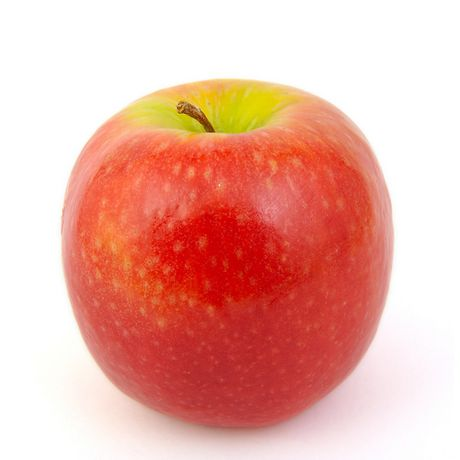
#> input picture Week 5 (Image Processing Part-3)/Media/M4/apple.jpg, 460 x 460 px, found by its file name
$ jupyter execute '5.03 Pyramid Blending.ipynb'
#> lines starting #> are read from the running program, lines starting #| are printed output that depends on the picture
# <center> <font style="color:rgb(100,109,254)">  Pyramid Blending  </font> </center>

## <font style="color:rgb(134,19,348)"> Image Blending with Pyramids  </font>

One Interesting application of Pyramids is Image Blending. With pyramid blending you get a seamless blending of images. This is unlike normal image stitching in which you just stitch one image with the other. One popular example of pyramid blending is blending of two fruits, Orange and Apple.

Below you can see the results of normal stitching vs Blending.

1. Load the two images of apple and orange
2. Find the Gaussian Pyramids for apple and orange (in this particular example, number of levels is 6)
3. From Gaussian Pyramids, find their Laplacian Pyramids
4. Now join the left half of apple and right half of orange in each levels of Laplacian Pyramids
5. Finally from this joint image pyramids, reconstruct the original image.

Consider the whole process like you first split the 2 images in various pieces and then merge those pieces at each level. Just like you merge 2 card decks together.

[cell 1]
import cv2
import matplotlib.pyplot as plt
import numpy as np

## <font style="color:rgb(134,19,348)"> Alignment Correction</font>
The images of apple and orange we have are not properly aligned so first we will align them.

[cell 2]
# resize both of them to have the same size
img = cv2.resize(cv2.imread('media/M4/apple.jpg',1), (320, 320))
img2 =cv2.resize(cv2.imread('media/M4/orange.jpg',1), (320, 320))
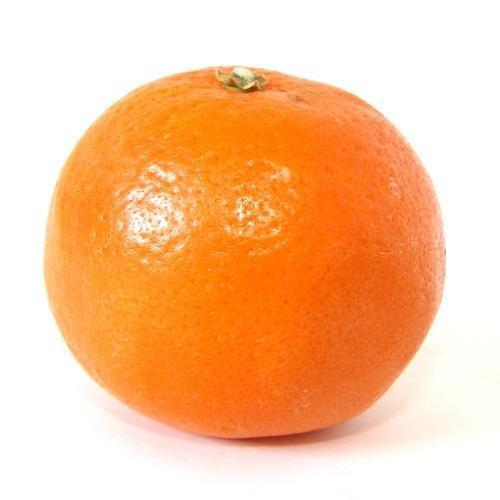
#> input picture Week 5 (Image Processing Part-3)/Media/M4/orange.jpg, 500 x 500 px, found by its file name

rows,cols,chan = img.shape
#> rows = 320; cols = 320; chan = 3

# through trial an error or by just estimating the required translation you can come up with the approx number for translation
M = np.float32([[1,0,0],[0,1,-17]])

# apply translation
dst = cv2.warpAffine(img,M,(cols,rows),borderMode=1)

# do a weighted merge just for visualization so we can see that they are aligned
merged= cv2.addWeighted(dst,0.5,img2,0.5,0)

# optionally do a merege on non alligned image to show the difference
merged_without_alignment= cv2.addWeighted(img,0.5,img2,0.5,0)
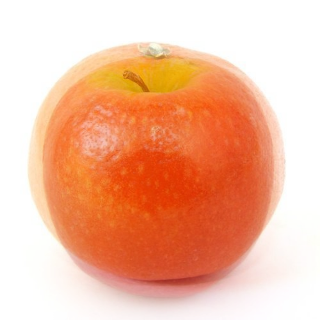
#> merged_without_alignment: shape (320, 320, 3); mean B, G, R 158.8, 186.2, 243.1


plt.figure(figsize=[15,10])
plt.subplot(231);plt.imshow(dst[:,:,::-1]);plt.title("Image 1");
plt.subplot(232);plt.imshow(img2[:,:,::-1]);plt.title("Image 2");
plt.subplot(233);plt.imshow(merged[:,:,::-1]);plt.title("merged Image");
plt.subplot(234);plt.imshow(img[:,:,::-1]);plt.title("Image 1");
plt.subplot(235);plt.imshow(img2[:,:,::-1]);plt.title("Image 2");
plt.subplot(236);plt.imshow(merged_without_alignment[:,:,::-1]);plt.title("merged Without Alignment");

# finally save the aligned image
cv2.imwrite('media/M4/applem.jpg',dst)
#> Out = True

## <font style="color:rgb(134,19,348)"> Pyramid Image Merging Application (step by step) </font>
Now lets go through this step by step, first resize them to be `320` as with this number can be divided `6` times (as we're going 6 levels down kinda like inception) by `2` without running into an odd number.

First lets create gaussian pyramids of Image `A`

[cell 3]
A = cv2.imread('media/M4/applem.jpg')
B = cv2.imread('media/M4/orange.jpg')
#> B is the input picture: shape (500, 500, 3); mean B, G, R 151.8, 195.3, 250.4

A = cv2.resize(A, (320, 320))
B = cv2.resize(B, (320, 320))

G = A.copy()

# the list gpA will hold gaussian pyramids for A
gpA = [G]

# Now in a loop go 6 levels down and append the pyramid to gpA list
for i in range(6):
    G = cv2.pyrDown(G)
    gpA.append(G)
#> after the loop, gpA = 7 items

# Show the pyramids to the user (optional)
plt.figure(figsize=[15,10])
for x in range(len(gpA)):
    plt.subplot(2,4,x+1);plt.imshow(gpA[x][:,:,::-1],aspect='auto');plt.title("Gaussian Level {}".format(x));
#> this loop made 7 passes

**Now lets create the gaussin pyramids for image `B`**

[cell 4]
G = B.copy()

# the list gpB will hold gaussian pyramids for A
gpB = [G]

# Now in a loop go 6 levels down and append the pyramid to gpB list
for i in range(6):
    G = cv2.pyrDown(G)
    gpB.append(G)
#> after the loop, gpB = 7 items

# Show the pyramids to the user (optional)
plt.figure(figsize=[15,10])
for x in range(len(gpA)):
    plt.subplot(2,4,x+1);plt.imshow(gpB[x][:,:,::-1],aspect='auto');plt.title("Gaussian Level {}".format(x));

**Make Laplacian Pyramids for Image `A`**

**Note:** Just for displaying the laplacian pyramids, I have increased the contrast. Its not required.

[cell 5]
# The list lpA will hold laplacian pyramids for image A, also contain the last gaussian pyramid as first elelment
lpA = [gpA[5]]

# We start from 5 and go to 0, by decrementing 1 at every step
# the method to create this laplacian is same as described previously, here we are making a laplacian pyramid for every level.
for i in range(5,0,-1):
    GE = cv2.pyrUp(gpA[i])
    L = cv2.subtract(gpA[i-1],GE)
    lpA.append(L)
#> after the loop, lpA = 6 items

# Show all the laplacian pyramids (optional)
plt.figure(figsize=[15,10])
for x in range(len(lpA)):
    if x == 0:
        plt.subplot(2,4,x+1);plt.imshow(lpA[x][:,:,::-1],aspect='auto');plt.title("Gaussian level {}".format(len(gpA) -1));
    else:
        # I'm aslo optionally increasing the contrast so you can see the pyramids clearly (just for visualization)
        plt.subplot(2,4,x+1);plt.imshow(np.uint8(np.clip(lpA[x]*4.0, 0, 255))[:,:,::-1],aspect='auto');
        plt.title("Laplacian Level {}".format(len(lpA)-x));
#> this loop made 6 passes

**Make Laplacian Pyramids for Image `B`**

[cell 6]
# The list lpB will hold laplacian pyramids for image B, also contain the last gaussian pyramid as first elelment
lpB = [gpB[5]]

# We start from 5 and go to 0, by decrementing 1 at every step
# the method to create this laplacian is same as described previously, here we are making a laplacian pyramid for every level.
for i in range(5,0,-1):
    GE = cv2.pyrUp(gpB[i])
    L = cv2.subtract(gpB[i-1],GE)
    lpB.append(L)
#> after the loop, lpB = 6 items

# Show all the laplacian pyramids (optional)
plt.figure(figsize=[15,10])

for x in range(len(lpB)):
     if x == 0:
        plt.subplot(2,4,x+1);plt.imshow(lpB[x][:,:,::-1],aspect='auto');plt.title("Gaussian level {}".format(len(gpB) -1));
     else:
        plt.subplot(2,4,x+1);plt.imshow(np.uint8(np.clip(lpB[x]*4.0, 0, 255))[:,:,::-1],aspect='auto');
        plt.title("Laplacian Level {}".format(len(lpB) - x));
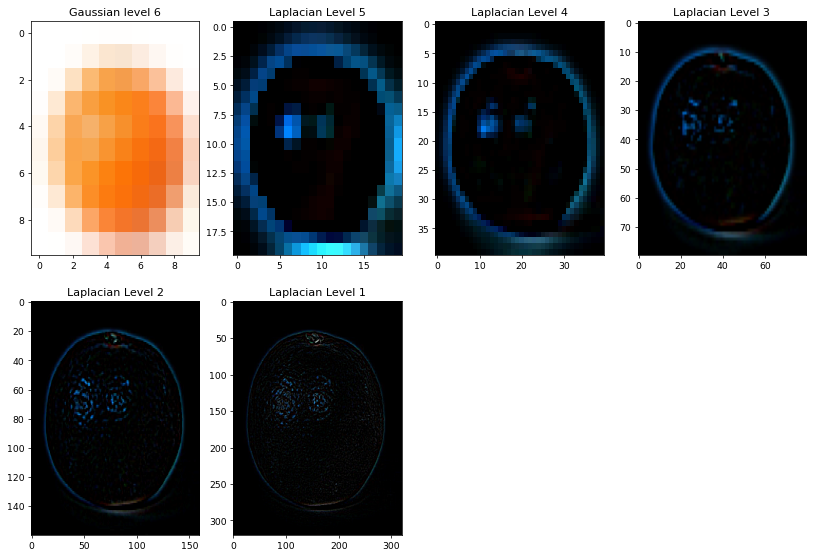
#> figure drawn by matplotlib, 6 panels

**Add left and right Halves of both images at each level of laplacian pyramids**

[cell 7]
# Store the merged halves in the list LS
LS = []

for la,lb in zip(lpA,lpB):
    rows,cols, _ = la.shape

    # we are taking the left half of image A and right half of image B and then stacking them horizontally.
    ls = np.hstack((la[:,0:int(cols/2)], lb[:,int(cols/2):]))

    LS.append(ls)
#> this loop made 6 passes
#> (rows, cols) on passes 1 to 6: (10, 10), (20, 20), (40, 40), (80, 80), (160, 160), (320, 320)
#> after the loop, LS = 6 items

# Show all the merged laplacian pyramids (optional)
plt.figure(figsize=[18,13])

for x in range(len(LS)):
    if x == 0:
        plt.subplot(2,4,x+1);plt.imshow(LS[x][:,:,::-1],aspect='auto');
        plt.title("Gaussian Merged level {}".format(len(lpA) -1));
    else:
        plt.subplot(2,4,x+1);plt.imshow(np.uint8(np.clip(LS[x]*4.0, 0, 255))[:,:,::-1],aspect='auto');
        plt.title("Laplacian Merged Level {}".format(len(LS)- x));

**Now in this final step we start from the merged gaussian at the last level and then pyrup and inject merged laplacian at each level**

[cell 8]
ls_ = LS[0]

plt.figure(figsize=[18,13])
plt.subplot(3,4,1);plt.imshow(ls_[:,:,::-1],aspect='auto');plt.title("Gaussian Merged Level {}".format(len(lpA) -1));

# ignore this python generator, this is just for plotting
def gennumbers():
    x = 1
    for i in range(10):
        x += 1
        yield x
y = gennumbers()

for x in range(1,6):
    # pyrUp the previous merge before injecting laplacian
    ls_ = cv2.pyrUp(ls_)

    plt.subplot(3,4,next(y));plt.imshow(ls_[:,:,::-1],aspect='auto');
    plt.title("Merged Pyramid PyrUp on level {}".format(len(lpA) - x));

    # injecting merged laplacian to the previous pyramid
    ls_ = cv2.add(ls_, LS[x])

    plt.subplot(3,4,next(y));plt.imshow(ls_[:,:,::-1],aspect='auto');
    plt.title("Laplacian injected at Level {}".format(len(lpA) -x -1));
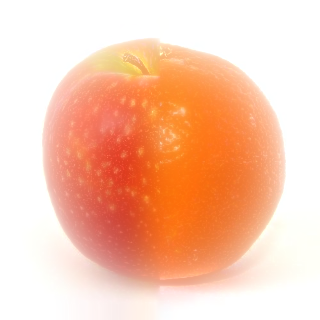
#> ls_: shape (320, 320, 3); mean of channels 0, 1, 2 174.2, 199.5, 249.1; drawn as B, G, R

## <font style="color:rgb(134,19,348)">Wrapper Function for Pyramid Blending  </font>
Now lets put all the code in a single function so we do image blending in a single line of code. We also have an optional visualization option.

[cell 9]
def warper(A,B,vis = False):
    A = cv2.resize(A, (384, 384))
    B = cv2.resize(B, (384, 384))

    G = A.copy()
    gpA = [G]
    for i in range(6):
        G = cv2.pyrDown(G)
        gpA.append(G)

    G = B.copy()
    gpB = [G]
    for i in range(6):
        G = cv2.pyrDown(G)
        gpB.append(G)

    lpA = [gpA[5]]
    for i in range(5,0,-1):
        GE = cv2.pyrUp(gpA[i])
        L = cv2.subtract(gpA[i-1],GE)
        lpA.append(L)

    lpB = [gpB[5]]
    for i in range(5,0,-1):
        GE = cv2.pyrUp(gpB[i])
        L = cv2.subtract(gpB[i-1],GE)
        lpB.append(L)

    LS = []
    for la,lb in zip(lpA,lpB):
        rows,cols,dpt = la.shape
        #ls = cv2.addWeighted(la,0.1,lb,0.7,0)
        ls = np.hstack((la[:,0:int(cols/2)], lb[:,int(cols/2):]))
        LS.append(ls)

    if not vis:
        ls_ = LS[0]
        for i in range(1,6):
            ls_ = cv2.pyrUp(ls_)
            ls_ = cv2.add(ls_, LS[i])

    else:
        ls_ = LS[0]
        plt.figure(figsize=[18,13])
        plt.subplot(3,4,1);plt.imshow(ls_[:,:,::-1],aspect='auto');plt.title("Gaussian Merged Level {}".format(len(lpA) -1));

        def gennumbers():
            x = 1
            for i in range(10):
                x += 1
                yield x
        y = gennumbers()

        for x in range(1,6):
            ls_ = cv2.pyrUp(ls_)
            plt.subplot(3,4,next(y));plt.imshow(ls_[:,:,::-1],aspect='auto');
            plt.title("Merged Pyramid PyrUp at level {}".format(len(lpA) - x));

            ls_ = cv2.add(ls_, LS[x])
            plt.subplot(3,4,next(y));plt.imshow(ls_[:,:,::-1],aspect='auto');
            plt.title("Laplacian injected at Level {}".format(len(lpA) -x));

    return ls_

### Test our Wrapper Function<font style="color:rgb(34,169,34)">  </font>

[cell 10]
face1 = cv2.imread('media/M4/imrankhanface1.jpg')
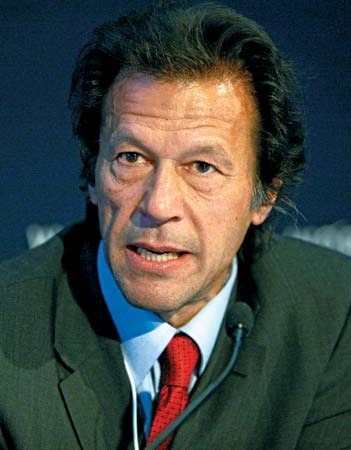
#> input picture Week 5 (Image Processing Part-3)/Media/M4/imrankhanface1.jpg, 351 x 450 px, found by its file name
#> face1 is the input picture: shape (450, 351, 3); mean B, G, R 67.2, 71.7, 64.7
face2 = cv2.imread('media/M4/tomface1.jpg')
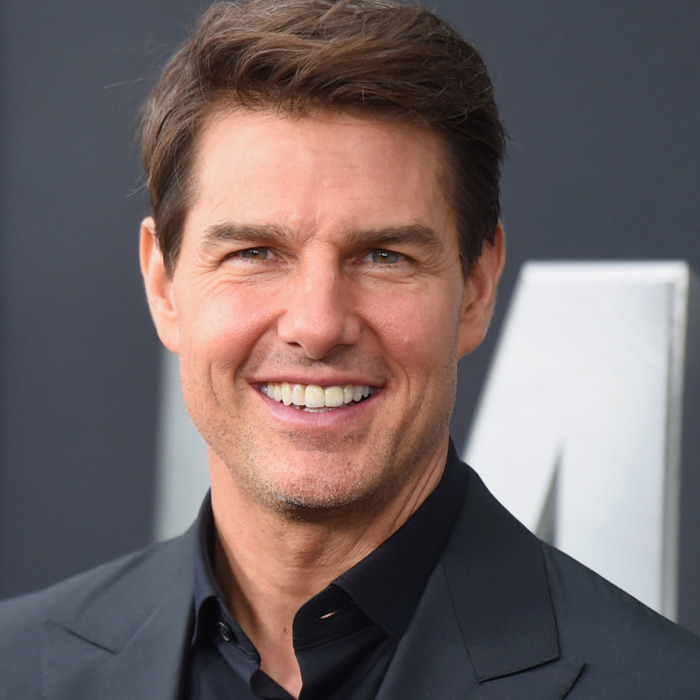
#> input picture Week 5 (Image Processing Part-3)/Media/M4/tomface1.jpg, 700 x 700 px, found by its file name
#> face2 is the input picture: shape (700, 700, 3); mean B, G, R 102.1, 101.9, 115.1

combined = warper(face1,face2)
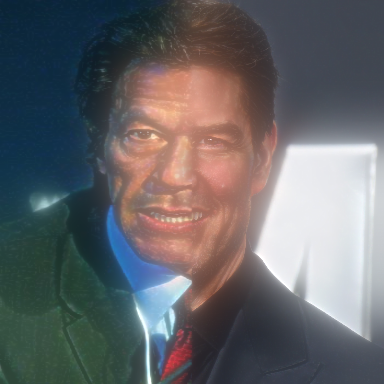
#> combined: shape (384, 384, 3); mean B, G, R 104.5, 101.6, 101.3

# just for the sake of showing, also doing direct blending
face1 = cv2.resize(face1, (640, 640))
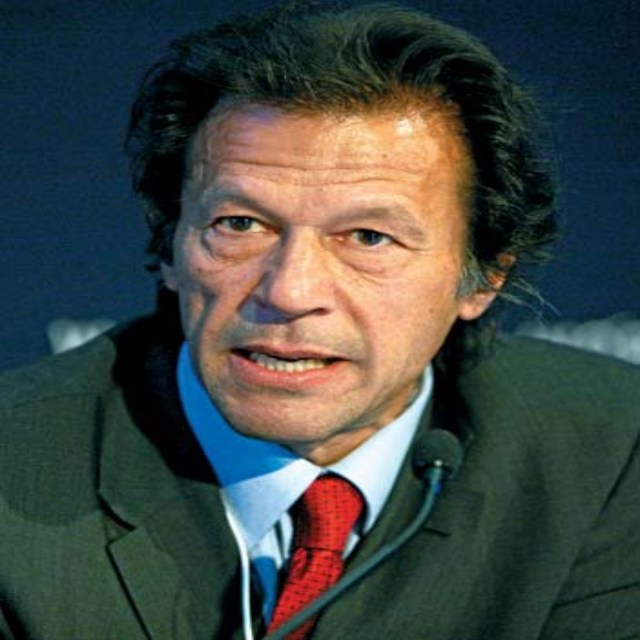
#> face1: shape (640, 640, 3); mean B, G, R 67.1, 71.5, 64.6
face2 = cv2.resize(face2, (640, 640))
#> face2: shape (640, 640, 3)
rows,cols = face1.shape[:2]
#> rows = 640; cols = 640
real = np.hstack((face1[:,:int(cols/2)],face2[:,int(cols/2):]))
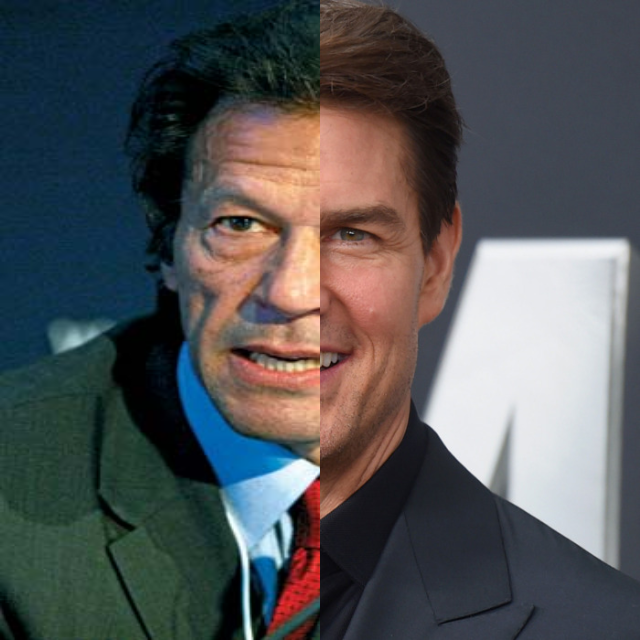
#> real: shape (640, 640, 3); mean B, G, R 86.3, 84.2, 82.3

plt.figure(figsize=[20,20])
plt.subplot(221);plt.imshow(face1[:,:,::-1]);plt.title("Face 1");
plt.subplot(222);plt.imshow(face2[:,:,::-1]);plt.title("Face 2");
plt.subplot(223);plt.imshow(real[:,:,::-1]);plt.title("Direct_blending");
plt.subplot(224);plt.imshow(combined[:,:,::-1]);plt.title("Pyramid_blending");

**We can also see the blending step by step by enabling vis flag to True**

[cell 11]
combined = warper(face1,face2,vis=True)
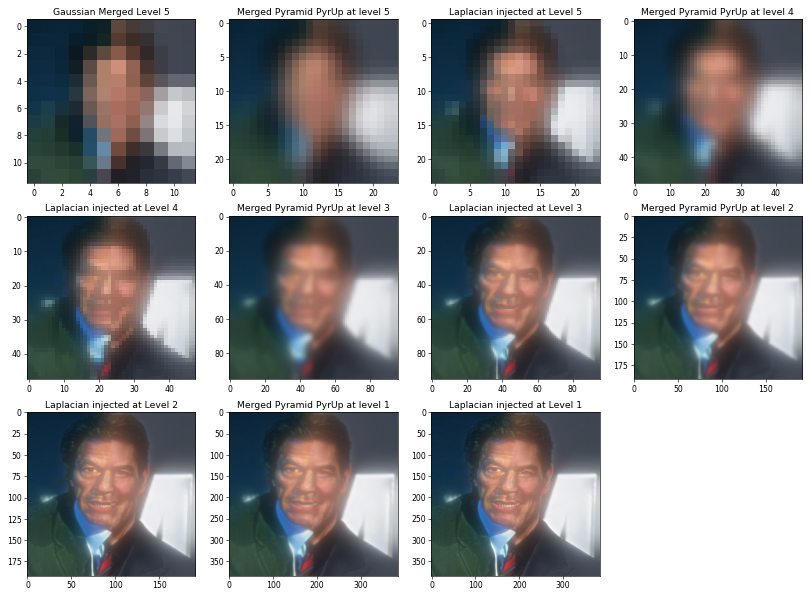
#> figure drawn by matplotlib, 11 panels
